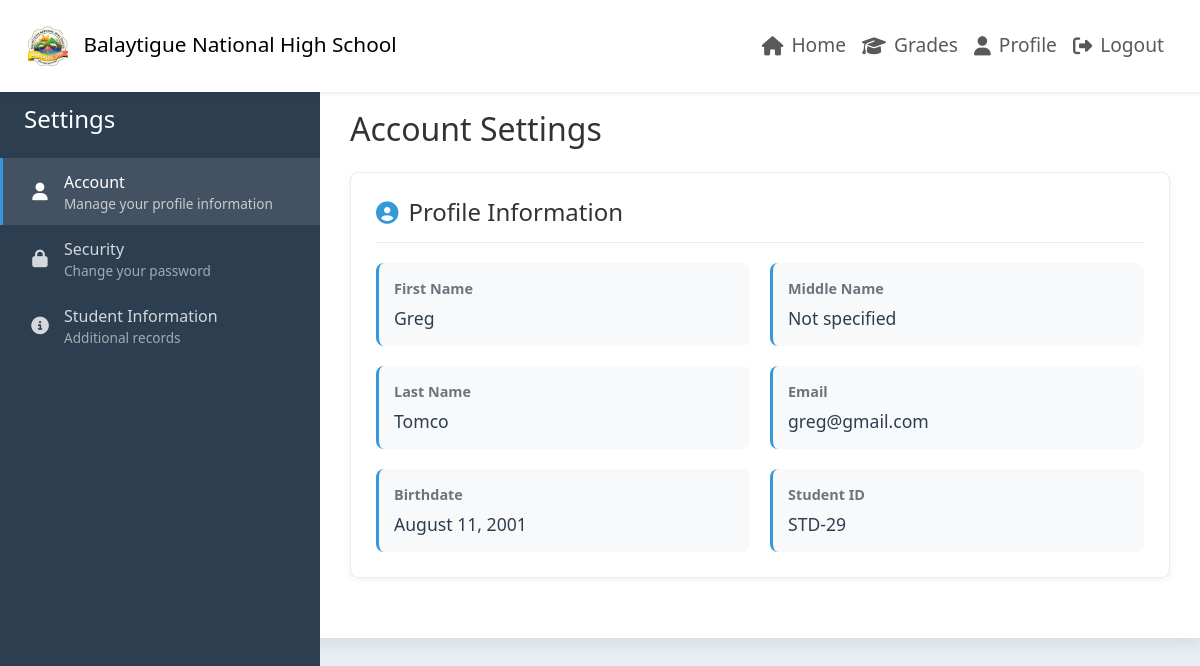
The app's page /student/profile.php (signed in) with its own data.
### tables this page shows
CREATE TABLE `student` (
  `StudentID` int(11) NOT NULL,
  `userID` int(11) NOT NULL,
  `LRN` varchar(20) DEFAULT NULL,
  `FirstName` varchar(50) DEFAULT NULL,
  `LastName` varchar(50) DEFAULT NULL,
  `Middlename` varchar(250) NOT NULL,
  `surfix` varchar(250) NOT NULL,
  `Sex` varchar(250) NOT NULL,
  `Birthdate` date DEFAULT NULL,
  `Address` text DEFAULT NULL,
  `contactNumber` varchar(250) NOT NULL,
  `parentname` varchar(250) NOT NULL,
  `ParentsContact` varchar(100) DEFAULT NULL,
  `CivilStatus` varchar(20) DEFAULT NULL,
  `Religion` varchar(50) DEFAULT NULL
);

CREATE TABLE `user` (
  `UserID` int(11) NOT NULL,
  `Email` varchar(100) NOT NULL,
  `Password` varchar(255) NOT NULL,
  `Role` varchar(50) NOT NULL,
  `CreatedAt` timestamp NOT NULL DEFAULT current_timestamp()
);

### student/profile.php (the view, shortened to what this page needs)
<?php
include '../config.php';
$email = $_SESSION['email'];
$userQuery = $conn->prepare("SELECT u.UserID, u.Email, s.*
                           FROM user u
                           JOIN student s ON u.UserID = s.userID
                           WHERE u.Email = ?");
$userQuery->bind_param("s", $email);
$userQuery->execute();
$result = $userQuery->get_result();
$studentData = $result->fetch_assoc();
?>
<!DOCTYPE html>
<html lang="en">
<head>
    <link rel="stylesheet" href="https://cdnjs.cloudflare.com/ajax/libs/font-awesome/6.4.0/css/all.min.css">
    <link href="https://cdn.jsdelivr.net/npm/bootstrap@5.3.3/dist/css/bootstrap.min.css" rel="stylesheet">
</head>
<body>
<?php include '../navs/studentNav.php'?>
    <div class="settings-container">
        <div class="settings-sidebar">
            <h4 class="px-4 mb-4">Settings</h4>
            <ul class="nav flex-column">
                <li class="nav-item">
                    <a class="nav-link active" href="#account" data-bs-toggle="tab">
                        <i class="fas fa-user"></i>
                        <div>
                            <div>Account</div>
                            <p class="description m-0">Manage your profile information</p>
                        </div>
                    </a>
                </li>
                <li class="nav-item">
                    <a class="nav-link" href="#security" data-bs-toggle="tab">
                        <i class="fas fa-lock"></i>
                        <div>
                            <div>Security</div>
                            <p class="description m-0">Change your password</p>
                        </div>
                    </a>
                </li>
                <li class="nav-item">
                    <a class="nav-link" href="#additional" data-bs-toggle="tab">
                        <i class="fas fa-info-circle"></i>
                        <div>
                            <div>Student Information</div>
                            <p class="description m-0">Additional records</p>
                        </div>
                    </a>
                </li>
            </ul>
        </div>
        <div class="settings-content tab-content">
            <div class="tab-pane fade show active" id="account">
                <h2 class="mb-4">Account Settings</h2>
                <div class="settings-section">
                    <div class="section-header">
                        <i class="fas fa-user-circle"></i>
                        <h4 class="m-0">Profile Information</h4>
                    </div>
                    <div class="info-grid">
                        <div class="info-item">
                            <div class="info-label">First Name</div>
                            <div class="info-value">
                                <?= htmlspecialchars($studentData['FirstName'] ?? 'Not specified') ?>
                            </div>
                        </div>
                        <div class="info-item">
                            <div class="info-label">Middle Name</div>
                            <div class="info-value">
                                <?= htmlspecialchars($studentData['MiddleName'] ?? 'Not specified') ?>
                            </div>
                        </div>
                        <div class="info-item">
                            <div class="info-label">Last Name</div>
                            <div class="info-value">
                                <?= htmlspecialchars($studentData['LastName'] ?? 'Not specified') ?>
                            </div>
                        </div>
                        <div class="info-item">
                            <div class="info-label">Email</div>
                            <div class="info-value">
                                <?= htmlspecialchars($studentData['Email'] ?? 'Not specified') ?>
                            </div>
                        </div>
                        <div class="info-item">
                            <div class="info-label">Birthdate</div>
                            <div class="info-value">
                                <?= $studentData['Birthdate'] ? date('F j, Y', strtotime($studentData['Birthdate'])) : 'Not specified' ?>
                            </div>
                        </div>
                        <div class="info-item">
                            <div class="info-label">Student ID</div>
                            <div class="info-value">
                                STD-<?= htmlspecialchars($studentData['StudentID'] ?? '0000') ?>
                            </div>
                        </div>
                    </div>
                </div>
            </div>
    </div>
</body>
</html>

### student/profile.php (style rules this page uses)
:root { --primary-color: #3498db; --secondary-color: #2c3e50; --light-gray: #f8f9fa; --medium-gray: #e9ecef; --dark-gray: #6c757d; --success-color: #28a745; --danger-color: #dc3545; --sidebar-width: 320px; }
body { background-color: #f5f7fa; color: #333; }
.settings-container { display: flex; max-width: 1400px; background: white; box-shadow: 0 5px 15px rgba(0, 0, 0, 0.08); overflow: hidden; }
.settings-sidebar { width: var(--sidebar-width); background: var(--secondary-color); color: white; padding: 25px 0; position: fixed; height: calc(100vh - 60px); }
.settings-sidebar .nav-link { padding: 12px 25px; border-left: 3px solid transparent; transition: all 0.3s; display: flex; align-items: center; color: rgba(255, 255, 255, 0.8) !important; }
.settings-sidebar .nav-link:hover, .settings-sidebar .nav-link.active { background: rgba(255, 255, 255, 0.1); border-left: 3px solid var(--primary-color); color: white !important; }
.settings-sidebar .nav-link i { font-size: 1.1rem; margin-right: 12px; width: 24px; text-align: center; }
.settings-sidebar .nav-link p.description { font-size: 0.85rem; opacity: 0.7; margin: 5px 0 0 0; line-height: 1.4; }
.settings-content { flex: 1; padding: 30px; overflow-y: auto; margin-left: var(--sidebar-width); }
.settings-section { background: white; border-radius: 8px; padding: 25px; margin-bottom: 30px; box-shadow: 0 2px 8px rgba(0, 0, 0, 0.05); border: 1px solid var(--medium-gray); }
.section-header { border-bottom: 1px solid var(--medium-gray); padding-bottom: 15px; margin-bottom: 20px; display: flex; align-items: center; }
.section-header i { font-size: 1.4rem; color: var(--primary-color); margin-right: 10px; }
.info-grid { display: grid; grid-template-columns: repeat(auto-fill, minmax(300px, 1fr)); gap: 20px; }
.info-item { background: var(--light-gray); padding: 15px; border-radius: 8px; border-left: 3px solid var(--primary-color); }
.info-label { font-weight: 600; color: var(--dark-gray); margin-bottom: 5px; font-size: 0.9rem; }
.info-value { font-size: 1.1rem; color: var(--secondary-color); }

### navs/studentNav.php (style rules this page uses)
body { background-color: #e8edf3ff; margin-top: 80px; }

### records on screen
student: FirstName "Greg", LastName "Tomco", userID.Email "greg@gmail.com", Birthdate "August 11, 2001", StudentID "29"

### other values on screen
$studentData['MiddleName'] "Not specified"
